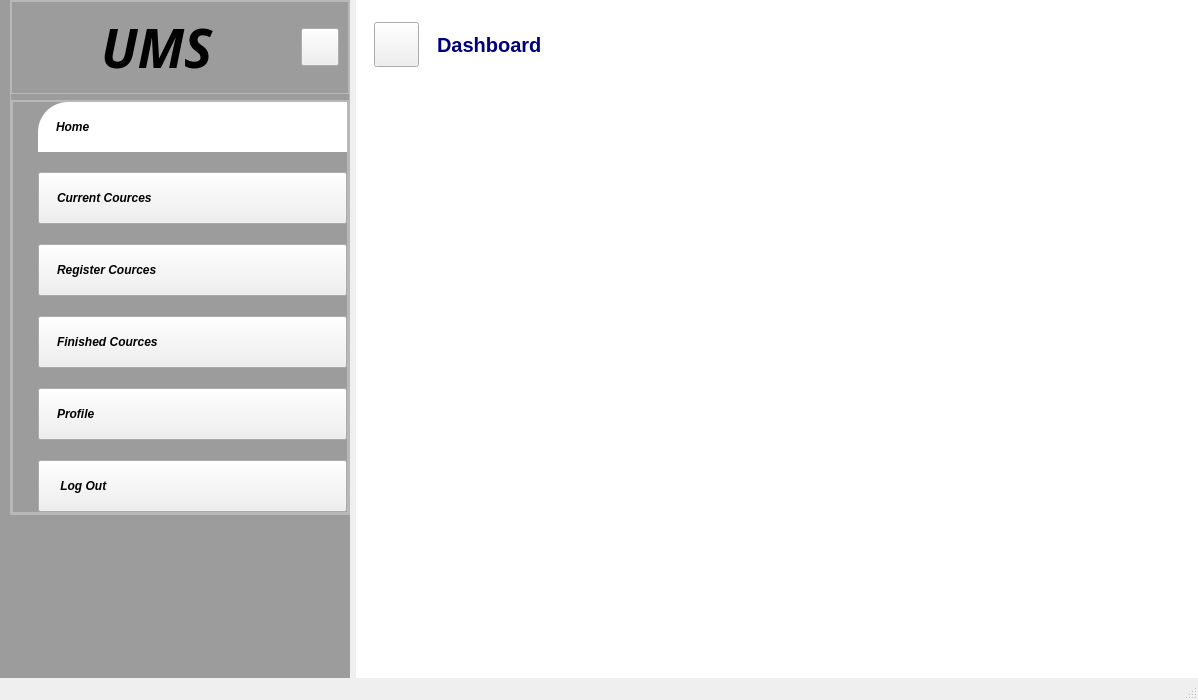
<?xml version="1.0" encoding="UTF-8"?>
<ui version="4.0">
 <class>MainWindow</class>
 <widget class="QMainWindow" name="MainWindow">
  <property name="geometry">
   <rect>
    <x>0</x>
    <y>0</y>
    <width>1198</width>
    <height>700</height>
   </rect>
  </property>
  <property name="minimumSize">
   <size>
    <width>1198</width>
    <height>700</height>
   </size>
  </property>
  <property name="maximumSize">
   <size>
    <width>1198</width>
    <height>700</height>
   </size>
  </property>
  <property name="windowTitle">
   <string>MainWindow</string>
  </property>
  <widget class="QWidget" name="centralwidget">
   <property name="styleSheet">
    <string notr="true">*{
color:#000;
}
#mainBody{
background-color:#ffffff;
}

#leftMenu{
background-color :#9c9c9c;
}
#label{
color:#00007f
}</string>
   </property>
   <layout class="QHBoxLayout" name="horizontalLayout">
    <property name="leftMargin">
     <number>0</number>
    </property>
    <property name="topMargin">
     <number>0</number>
    </property>
    <property name="rightMargin">
     <number>0</number>
    </property>
    <property name="bottomMargin">
     <number>0</number>
    </property>
    <item>
     <widget class="QWidget" name="leftMenu" native="true">
      <property name="maximumSize">
       <size>
        <width>350</width>
        <height>16777215</height>
       </size>
      </property>
      <layout class="QVBoxLayout" name="verticalLayout_2">
       <property name="leftMargin">
        <number>10</number>
       </property>
       <property name="topMargin">
        <number>0</number>
       </property>
       <property name="rightMargin">
        <number>0</number>
       </property>
       <property name="bottomMargin">
        <number>0</number>
       </property>
       <item alignment="Qt::AlignTop">
        <widget class="QFrame" name="frame">
         <property name="frameShape">
          <enum>QFrame::StyledPanel</enum>
         </property>
         <property name="frameShadow">
          <enum>QFrame::Raised</enum>
         </property>
         <layout class="QVBoxLayout" name="verticalLayout_3">
          <property name="leftMargin">
           <number>0</number>
          </property>
          <property name="topMargin">
           <number>0</number>
          </property>
          <property name="rightMargin">
           <number>0</number>
          </property>
          <property name="bottomMargin">
           <number>0</number>
          </property>
          <item alignment="Qt::AlignTop">
           <widget class="QFrame" name="frame_2">
            <property name="frameShape">
             <enum>QFrame::StyledPanel</enum>
            </property>
            <property name="frameShadow">
             <enum>QFrame::Raised</enum>
            </property>
            <layout class="QHBoxLayout" name="horizontalLayout_4">
             <item alignment="Qt::AlignHCenter|Qt::AlignTop">
              <widget class="QLabel" name="label_2">
               <property name="font">
                <font>
                 <family>Goudy Old Style</family>
                 <pointsize>40</pointsize>
                 <italic>true</italic>
                 <bold>true</bold>
                </font>
               </property>
               <property name="styleSheet">
                <string notr="true">COLOR:#000000</string>
               </property>
               <property name="text">
                <string>UMS</string>
               </property>
              </widget>
             </item>
             <item>
              <widget class="QPushButton" name="pushButton_2">
               <property name="maximumSize">
                <size>
                 <width>38</width>
                 <height>38</height>
                </size>
               </property>
               <property name="styleSheet">
                <string notr="true">border-image:url(D:anass2020/3ab3az-material/icons/icons8-cancel-32);</string>
               </property>
               <property name="text">
                <string/>
               </property>
              </widget>
             </item>
            </layout>
           </widget>
          </item>
          <item alignment="Qt::AlignTop">
           <widget class="QFrame" name="frame_3">
            <property name="sizePolicy">
             <sizepolicy hsizetype="Preferred" vsizetype="Expanding">
              <horstretch>0</horstretch>
              <verstretch>0</verstretch>
             </sizepolicy>
            </property>
            <property name="frameShape">
             <enum>QFrame::StyledPanel</enum>
            </property>
            <property name="frameShadow">
             <enum>QFrame::Raised</enum>
            </property>
            <layout class="QVBoxLayout" name="verticalLayout_5">
             <property name="spacing">
              <number>9</number>
             </property>
             <property name="leftMargin">
              <number>0</number>
             </property>
             <property name="topMargin">
              <number>0</number>
             </property>
             <property name="rightMargin">
              <number>0</number>
             </property>
             <property name="bottomMargin">
              <number>0</number>
             </property>
             <item>
              <widget class="QFrame" name="frame_4">
               <property name="enabled">
                <bool>true</bool>
               </property>
               <property name="frameShape">
                <enum>QFrame::StyledPanel</enum>
               </property>
               <property name="frameShadow">
                <enum>QFrame::Raised</enum>
               </property>
               <layout class="QVBoxLayout" name="verticalLayout_4">
                <property name="spacing">
                 <number>20</number>
                </property>
                <property name="leftMargin">
                 <number>25</number>
                </property>
                <property name="topMargin">
                 <number>0</number>
                </property>
                <property name="rightMargin">
                 <number>0</number>
                </property>
                <property name="bottomMargin">
                 <number>0</number>
                </property>
                <item>
                 <widget class="QPushButton" name="pushButton_3">
                  <property name="font">
                   <font>
                    <italic>true</italic>
                    <bold>true</bold>
                   </font>
                  </property>
                  <property name="styleSheet">
                   <string notr="true">background-color:#ffffff;
padding:18px;
text-align:left;
border-top-left-radius:30px;

</string>
                  </property>
                  <property name="text">
                   <string>Home</string>
                  </property>
                  <property name="iconSize">
                   <size>
                    <width>20</width>
                    <height>16</height>
                   </size>
                  </property>
                 </widget>
                </item>
                <item>
                 <widget class="QPushButton" name="pushButton_4">
                  <property name="font">
                   <font>
                    <italic>true</italic>
                    <bold>true</bold>
                   </font>
                  </property>
                  <property name="styleSheet">
                   <string notr="true">*{padding:18px;
text-align:left;

}

#pushButton_4::hover{
border-top-left-radius:30px;
background-color:#ffffff;

}</string>
                  </property>
                  <property name="text">
                   <string>Current Cources</string>
                  </property>
                 </widget>
                </item>
                <item>
                 <widget class="QPushButton" name="pushButton_7">
                  <property name="font">
                   <font>
                    <italic>true</italic>
                    <bold>true</bold>
                   </font>
                  </property>
                  <property name="styleSheet">
                   <string notr="true">*{padding:18px;
text-align:left;
}

#pushButton_7::hover{
border-top-left-radius:30px;
background-color:#ffffff;

}</string>
                  </property>
                  <property name="text">
                   <string>Register Cources</string>
                  </property>
                 </widget>
                </item>
                <item>
                 <widget class="QPushButton" name="pushButton_8">
                  <property name="font">
                   <font>
                    <italic>true</italic>
                    <bold>true</bold>
                   </font>
                  </property>
                  <property name="styleSheet">
                   <string notr="true">*{padding:18px;
text-align:left;
}

#pushButton_8::hover{
border-top-left-radius:30px;
background-color:#ffffff;

}</string>
                  </property>
                  <property name="text">
                   <string>Finished Cources</string>
                  </property>
                 </widget>
                </item>
                <item>
                 <widget class="QPushButton" name="pushButton_5">
                  <property name="font">
                   <font>
                    <italic>true</italic>
                    <bold>true</bold>
                   </font>
                  </property>
                  <property name="styleSheet">
                   <string notr="true">*{padding:18px;
text-align:left;
}

#pushButton_5::hover{
border-top-left-radius:30px;
background-color:#ffffff;

}</string>
                  </property>
                  <property name="text">
                   <string>Profile</string>
                  </property>
                 </widget>
                </item>
                <item>
                 <widget class="QPushButton" name="pushButton_6">
                  <property name="font">
                   <font>
                    <italic>true</italic>
                    <bold>true</bold>
                   </font>
                  </property>
                  <property name="styleSheet">
                   <string notr="true">*{padding:18px;
text-align:left;
}

#pushButton_6::hover{
border-top-left-radius:30px;
background-color:#ffffff;

}</string>
                  </property>
                  <property name="text">
                   <string> Log Out</string>
                  </property>
                 </widget>
                </item>
               </layout>
              </widget>
             </item>
            </layout>
           </widget>
          </item>
         </layout>
        </widget>
       </item>
      </layout>
     </widget>
    </item>
    <item>
     <widget class="QWidget" name="mainBody" native="true">
      <layout class="QVBoxLayout" name="verticalLayout">
       <property name="leftMargin">
        <number>0</number>
       </property>
       <property name="topMargin">
        <number>0</number>
       </property>
       <property name="rightMargin">
        <number>0</number>
       </property>
       <property name="bottomMargin">
        <number>0</number>
       </property>
       <item>
        <widget class="QWidget" name="HeaderFrame" native="true">
         <property name="maximumSize">
          <size>
           <width>16777215</width>
           <height>90</height>
          </size>
         </property>
         <layout class="QHBoxLayout" name="horizontalLayout_2">
          <property name="leftMargin">
           <number>0</number>
          </property>
          <property name="topMargin">
           <number>0</number>
          </property>
          <property name="rightMargin">
           <number>0</number>
          </property>
          <property name="bottomMargin">
           <number>0</number>
          </property>
          <item>
           <widget class="QWidget" name="widget" native="true">
            <property name="maximumSize">
             <size>
              <width>220</width>
              <height>16777215</height>
             </size>
            </property>
            <layout class="QHBoxLayout" name="horizontalLayout_3">
             <property name="spacing">
              <number>0</number>
             </property>
             <property name="leftMargin">
              <number>0</number>
             </property>
             <property name="topMargin">
              <number>0</number>
             </property>
             <property name="rightMargin">
              <number>0</number>
             </property>
             <property name="bottomMargin">
              <number>0</number>
             </property>
             <item>
              <widget class="QPushButton" name="pushButton">
               <property name="minimumSize">
                <size>
                 <width>10</width>
                 <height>20</height>
                </size>
               </property>
               <property name="maximumSize">
                <size>
                 <width>45</width>
                 <height>45</height>
                </size>
               </property>
               <property name="styleSheet">
                <string notr="true">border-image:url(D:anass2020/3ab3az-material/icons/icons8-menu-64);</string>
               </property>
               <property name="text">
                <string/>
               </property>
              </widget>
             </item>
             <item>
              <widget class="QLabel" name="label">
               <property name="maximumSize">
                <size>
                 <width>120</width>
                 <height>16777215</height>
                </size>
               </property>
               <property name="font">
                <font>
                 <pointsize>15</pointsize>
                 <bold>true</bold>
                </font>
               </property>
               <property name="text">
                <string>Dashboard</string>
               </property>
              </widget>
             </item>
            </layout>
           </widget>
          </item>
          <item>
           <widget class="QWidget" name="widget_2" native="true"/>
          </item>
         </layout>
        </widget>
       </item>
       <item>
        <widget class="QWidget" name="mainFrame" native="true">
         <property name="font">
          <font>
           <italic>true</italic>
          </font>
         </property>
        </widget>
       </item>
      </layout>
     </widget>
    </item>
   </layout>
  </widget>
  <widget class="QMenuBar" name="menubar">
   <property name="geometry">
    <rect>
     <x>0</x>
     <y>0</y>
     <width>1198</width>
     <height>26</height>
    </rect>
   </property>
  </widget>
  <widget class="QStatusBar" name="statusbar"/>
 </widget>
 <resources/>
 <connections/>
</ui>
